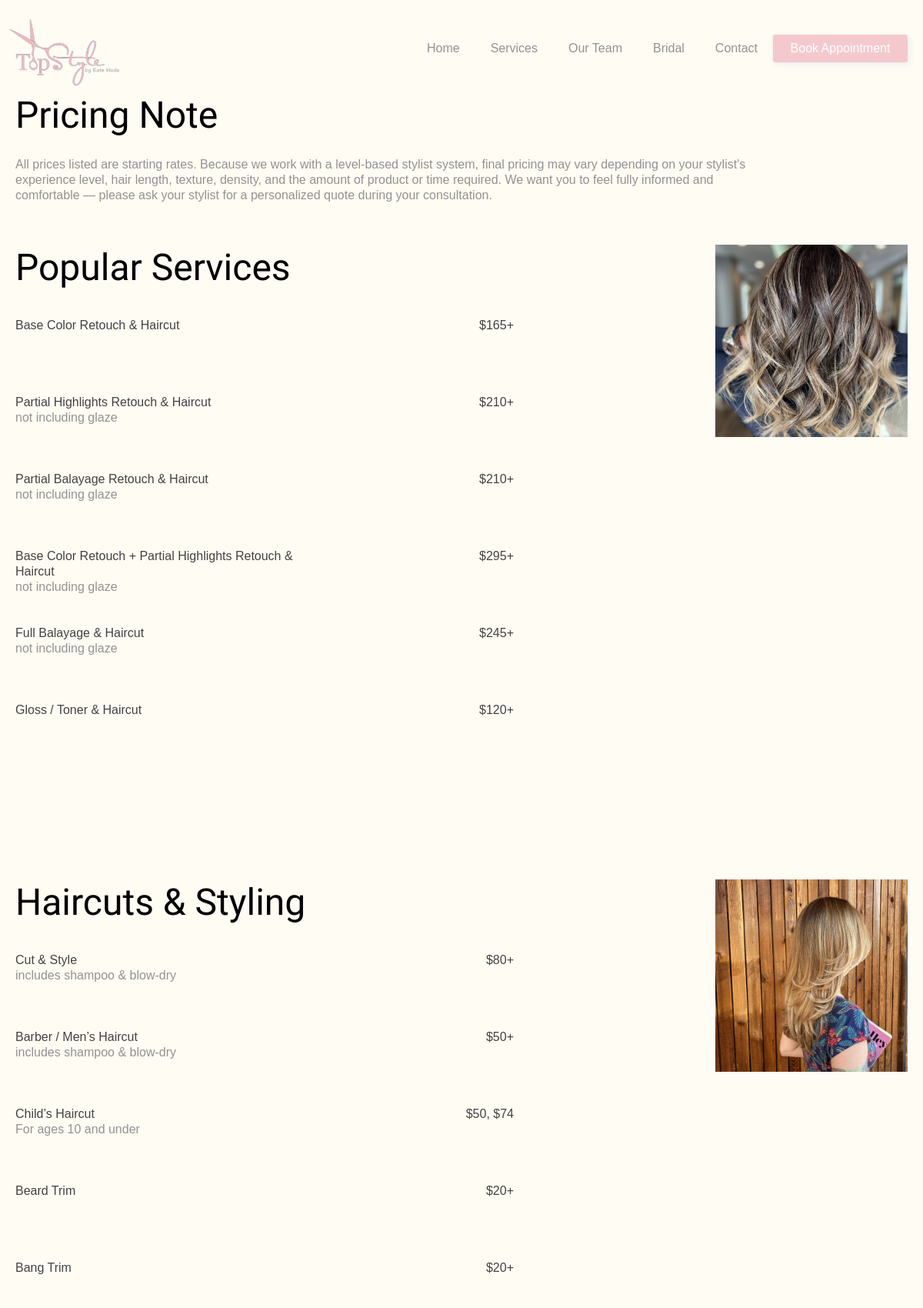
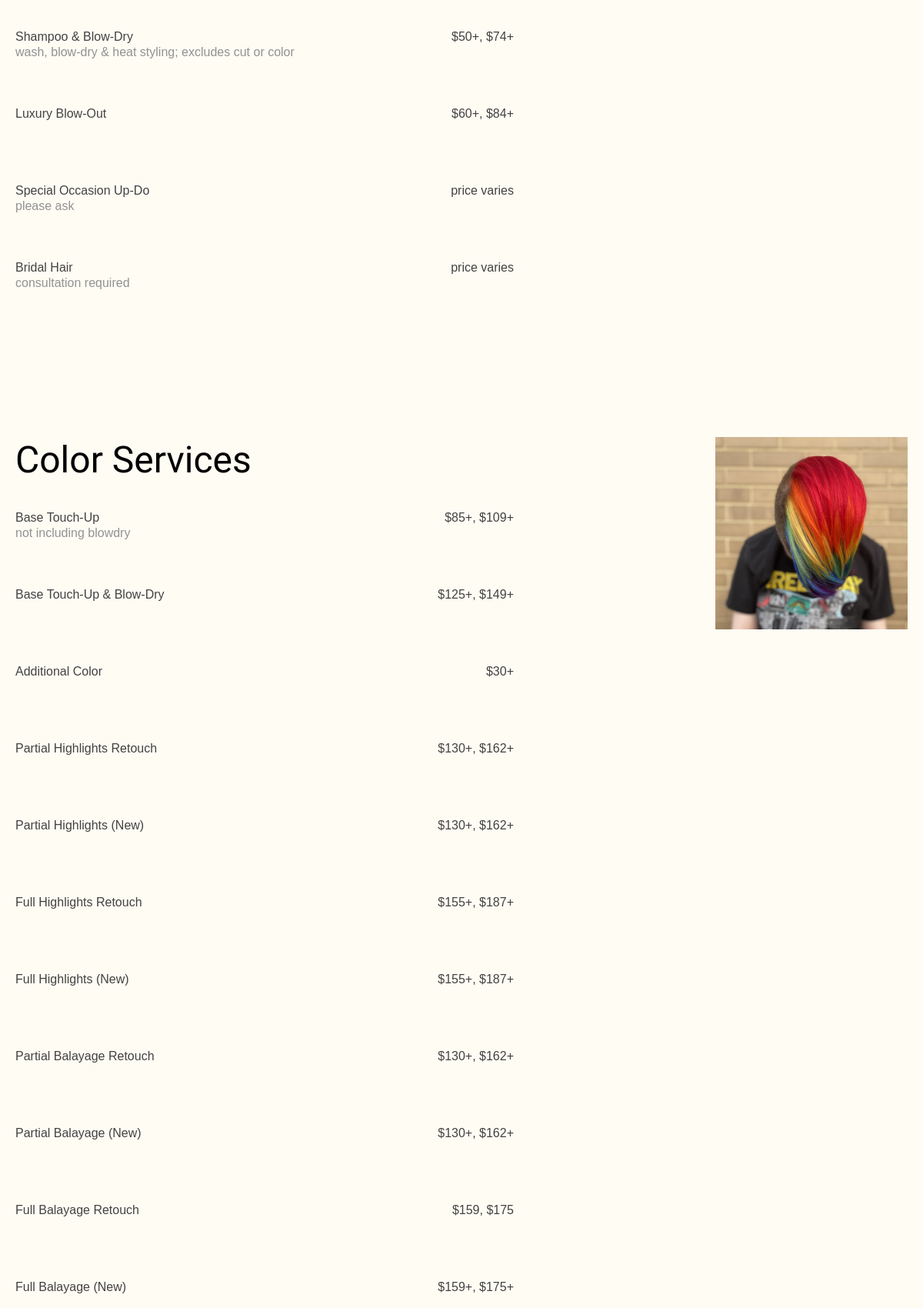
/services (upper part), run on the app's committed database (2 pictures, top to bottom).
### app/models.py (models this page shows, shortened)
class ServicesImage(db.Model):
    id = db.Column(db.Integer, primary_key=True)
    uri = db.Column(db.Text, nullable=True)
    category = db.Column(db.String(100), nullable=False, unique=True)

class Service(db.Model):
    __table_args__ = (
        db.UniqueConstraint("category", "order", name="uq_service_category_order"),
    )
    id = db.Column(db.Integer, primary_key=True)
    name = db.Column(db.Text, nullable=False)
    price = db.Column(db.Text, nullable=False)
    details = db.Column(db.Text, nullable=True)
    category = db.Column(db.String(100), nullable=False, index=True)
    order = db.Column(db.Integer, nullable=False, default=1)

### app/main.py (the view)
@main.route("/services")
def services_page():
    increment_stat("visitors")
    return render_template("main/services.html", **_get_services_page_context())

### app/main.py (called while the page is built)
def _get_services_page_context():
    services = Service.query.order_by(Service.category.asc(), Service.order.asc(), Service.id.asc()).all()
    images = ServicesImage.query.order_by(ServicesImage.category.asc(), ServicesImage.id.asc()).all()
    services_by_category = {}
    for service in services:
        services_by_category.setdefault(service.category, []).append(service)
    images_by_category = {image.category: image.uri for image in images}
    return {
        "services_by_category": services_by_category,
        "images_by_category": images_by_category,
    }

@main.before_request
def clear_trailing_slashes():
    if request.path != '/' and request.path.endswith('/'):
            return redirect(request.path[:-1])

### app/stats.py (called while the page is built, shortened)
def _get_or_create_stat(name):
	stat = SiteStat.query.filter_by(name=name).first()
	if not stat:
		stat = SiteStat(name=name, value=0)
		db.session.add(stat)
		db.session.commit()
	return stat

def _get_meta(key):
	return StatsMeta.query.filter_by(key=key).first()

def _ensure_monthly_rollover():
	now = datetime.now()
	ym = now.strftime("%Y-%m")
	meta = _get_meta("stats_last_reset")
	if meta and meta.value == ym:
		return

def increment_stat(name, amount=1):
	_ensure_monthly_rollover()
	stat = _get_or_create_stat(name)
	stat.value += amount
	db.session.commit()
	return stat.value

### app/templates/main/services.html (shortened to what this page needs)
﻿{% extends "main/base.html" %}
{% block styles %}
<link rel="stylesheet" href="../static/main/services.css" />
{% endblock %}
{% block content %}
{% for cat in categories %}
<section id="{{ cat.section_id }}">
    {% if cat.show_pricing_note %}
    <h1 class="italiana-regular" id="pricingNoteHeading">Pricing Note</h1>
    <p id="pricingNote">All prices listed are starting rates. Because we work with a level-based stylist system,
        final pricing may vary depending on your stylist's experience level, hair length, texture, density, and the
        amount of product or time required. We want you to feel fully informed and comfortable — please ask your
        stylist for a personalized quote during your consultation.</p>
    {% endif %}
    <div class="desktop-container-horizontal">
        <img src="{{ images_by_category.get(cat.key, '') }}" class="services-photo" />
        <div class="desktop-container-vertical">
            <h1 class="italiana-regular" id="{{ cat.heading_id }}">{{ cat.title }}</h1>
            <div class="services-menu-container">
                {% for service in services_by_category.get(cat.key, []) %}
                <div class="service">
                    <div class="service-flex">
                        <p class="service-name">{{ service.name }}</p>
                        <div class="service-price">{{ service.price }}</div>
                    </div>
                    {% if service.details %}
                    <div class="service-details">{{ service.details }}</div>
                    {% endif %}
                </div>
                {% endfor %}
            </div>
        </div>
    </div>
</section>
{% endfor %}
{% endblock %}

### app/templates/main/base.html (shortened to what this page needs)
<!DOCTYPE html>
<html lang="en">
<head>
    <link rel="stylesheet" href="../static/shared/styles.css" />
    {% block styles %}{% endblock %}
</head>
<body>
    <div id="app">
        <header id="header">
            <img src="../static/assets/TopStyleLogo.png" class="top-style-logo" alt="TopStyle salon logo" />
            <nav id="desktopMenu">
                <a href="/" class="desktop-menu-link">Home</a>
                <a href="/services" class="desktop-menu-link">Services</a>
                <a href="/stylists" class="desktop-menu-link">Our Team</a>
                <a href="/bridal" class="desktop-menu-link">Bridal</a>
                <a href="/#contact" class="desktop-menu-link">Contact</a>
                <a href="https://na2.meevo.com/OnlineBookingApp/login?tenantId=500778&locationId=500950"
                    class="pink-button" id="desktopMenuButton">Book Appointment</a>
            </nav>
        </header>
        {% block content %}{% endblock %}
    </div>
</body>
</html>

### app/static/shared/styles.css (style rules this page uses)
html { font-size: 10px; }
*, *::before, *::after { box-sizing: border-box; margin: 0; padding: 0; }
a { text-decoration: none; }
.desktop-container-vertical, .desktop-container-horizontal { display: flex; flex-direction: column; align-items: center; gap: 1.6rem; width: 100%; }
body { background-color: var(--background-color); color: var(--text-color-regular); font-family: var(--font-family-regular); line-height: 1.25; }
#header { display: flex; justify-content: center; align-items: flex-start; position: relative; width: 100%; }
.top-style-logo { width: 20rem; position: relative; padding-top: 3.2rem; }
#desktopMenu { display: none; }
.italiana-regular { font-family: "Italiana", sans-serif; font-weight: 400; font-style: normal; font-size: 4rem; text-align: center; width: 90%; }
section { display: flex; flex-direction: column; align-items: center; margin-top: 1.6rem; gap: 2.4rem; min-width: 300px; margin-bottom: 3.2rem; }
.pink-button { width: 20rem; border-radius: 4px; text-align: center; padding: 1.2rem 0 1.2rem 0; color: white; background: var(--pink); font-size: 1.6rem; }
@media (min-width: 1000px) { #header { position: fixed; margin-top: -10rem; padding-bottom: 0.7rem; box-sizing: content-box; height: 10rem; justify-content: left; background: var(--background-color); z-index: 2; } }
@media (min-width: 1000px) { .top-style-logo { padding-left: 1.2rem; padding-top: 1.2rem; width: auto; height: 100%; min-height: 10rem; } }
@media (min-width: 1000px) { #desktopMenu { position: absolute; right: 0; display: flex; align-self: center; flex-direction: row; align-items: center; padding: 0 2rem 0 0; } }
@media (min-width: 1000px) { .desktop-menu-link { color: var(--text-color-light); margin: 0 2rem 0 2rem; transition: 0.4s; font-size: 1.6rem; } }
@media (min-width: 1000px) { #desktopMenuButton { width: 17.5rem; } }
@media (min-width: 1000px) { .italiana-regular { color: #000000; width: auto; text-align: left; font-size: 4.8rem; } }
@media (min-width: 1000px) { .pink-button { padding: 0.8rem 0 0.8rem 0; transition: 0.4s; box-shadow: 2px 2px 10px #EBEBEB; border-radius: 0.3rem; font-size: 1.6rem; } }
@media (min-width: 1000px) { section { display: flex; flex-direction: row; justify-content: space-between; align-items: start; min-height: 45rem; padding: 0 2rem 0 2rem; margin-top: 1.6rem; gap: 2.4rem; margin-bottom: 10rem; } }
@media (min-width: 1000px) { .desktop-container-vertical { width: 45vw; gap: 1.5vw; margin-left: 4.8rem; align-items: start; } }
@media (min-width: 1000px) { .desktop-container-horizontal { width: 100%; display: flex; flex-direction: row; justify-content: space-between; align-items: center; } }

### app/static/main/services.css (style rules this page uses)
section { flex-direction: column; }
.desktop-container-vertical { gap: 1.5rem; }
#pricingNoteHeading { margin-top: 2rem; width: 100%; text-align: center; }
#pricingNote { color: var(--text-color-light); text-align: center; padding: 0; width: 90%; font-size: 1.6rem; }
.service-flex { color: var(--font-family-regular) }
.service-name { width: 60%; font-size: 1.6rem; }
.service-price { font-size: 1.6rem; }
.service-details { font-size: 1.6rem; }
.services-menu-container { width: 90%; }
.services-photo { width: 90%; }
@media (min-width: 1000px) { section { padding: 0 2rem 0 2rem; align-items: start; } }
@media (min-width: 1000px) { #popularSection { margin-top: 10rem; padding-top: 0.7rem; } }
@media (min-width: 1000px) { #pricingNoteHeading, #pricingNote { margin: 0; padding: 0; width: auto; text-align: left; } }
@media (min-width: 1000px) { #pricingNote { width: 80vw; } }
@media (min-width: 1000px) { .italiana-regular { padding-bottom: 2rem; } }
@media (min-width: 1000px) { .desktop-container-vertical { width: 60vw; margin: 0; } }
@media (min-width: 1000px) { .desktop-container-horizontal { margin-top: 3rem; flex-direction: row-reverse; align-items: start; } }
@media (min-width: 1000px) { .services-photo { width: 25rem; height: 25rem; } }

### app/static/shared/variables.css (style rules this page uses)
:root { --background-color: #FFFCF4; --brown: #D1C6B7; --pink: #F4C9CD; --light-pink: #F9E1DF; --text-color-bold: #000000; --text-color-regular: #424242; --text-color-light: #929292; --font-family-bold: "Italiana", sans-serif; --font-family-regular: "Montserrat", sans-serif; }

### app/static/shared/services.css (style rules this page uses)
.service { height: 10rem; }
.service-flex { display: flex; justify-content: space-between; width: 100%; }
.service-name { display: block; color: var(--text-color-regular); }
.service-details { color: var(--text-color-light); }

### data on the page
ServicesImage: get (picture)
Service: name "Base Color Retouch & Haircut", price "$165+"
Service: name "Partial Highlights Retouch & Haircut", price "$210+", details "not including glaze"
Service: name "Partial Balayage Retouch & Haircut", price "$210+", details "not including glaze"
Service: name "Base Color Retouch + Partial Highlights Retouch & Haircut", price "$295+", details "not including glaze"
Service: name "Full Balayage & Haircut", price "$245+", details "not including glaze"
Service: name "Gloss / Toner & Haircut", price "$120+"
ServicesImage: get (picture)
Service: name "Cut & Style", price "$80+", details "includes shampoo & blow-dry"
Service: name "Barber / Men’s Haircut", price "$50+", details "includes shampoo & blow-dry"
Service: name "Child’s Haircut", price "$50, $74", details "For ages 10 and under"
Service: name "Beard Trim", price "$20+"
Service: name "Bang Trim", price "$20+"
Service: name "Shampoo & Blow-Dry", price "$50+, $74+", details "wash, blow-dry & heat styling; excludes cut or color"
Service: name "Luxury Blow-Out", price "$60+, $84+"
Service: name "Special Occasion Up-Do", price "price varies", details "please ask"
Service: name "Bridal Hair", price "price varies", details "consultation required"
ServicesImage: get (picture)
Service: name "Base Touch-Up", price "$85+, $109+", details "not including blowdry"
Service: name "Base Touch-Up & Blow-Dry", price "$125+, $149+"
Service: name "Additional Color", price "$30+"
Service: name "Partial Highlights Retouch", price "$130+, $162+"
Service: name "Partial Highlights (New)", price "$130+, $162+"
Service: name "Full Highlights Retouch", price "$155+, $187+"
Service: name "Full Highlights (New)", price "$155+, $187+"
Service: name "Partial Balayage Retouch", price "$130+, $162+"
Service: name "Partial Balayage (New)", price "$130+, $162+"
Service: name "Full Balayage Retouch", price "$159, $175"
Service: name "Full Balayage (New)", price "$159+, $175+"

### other printed values
{{ cat.title }} "Popular Services" "Haircuts & Styling" "Color Services"
